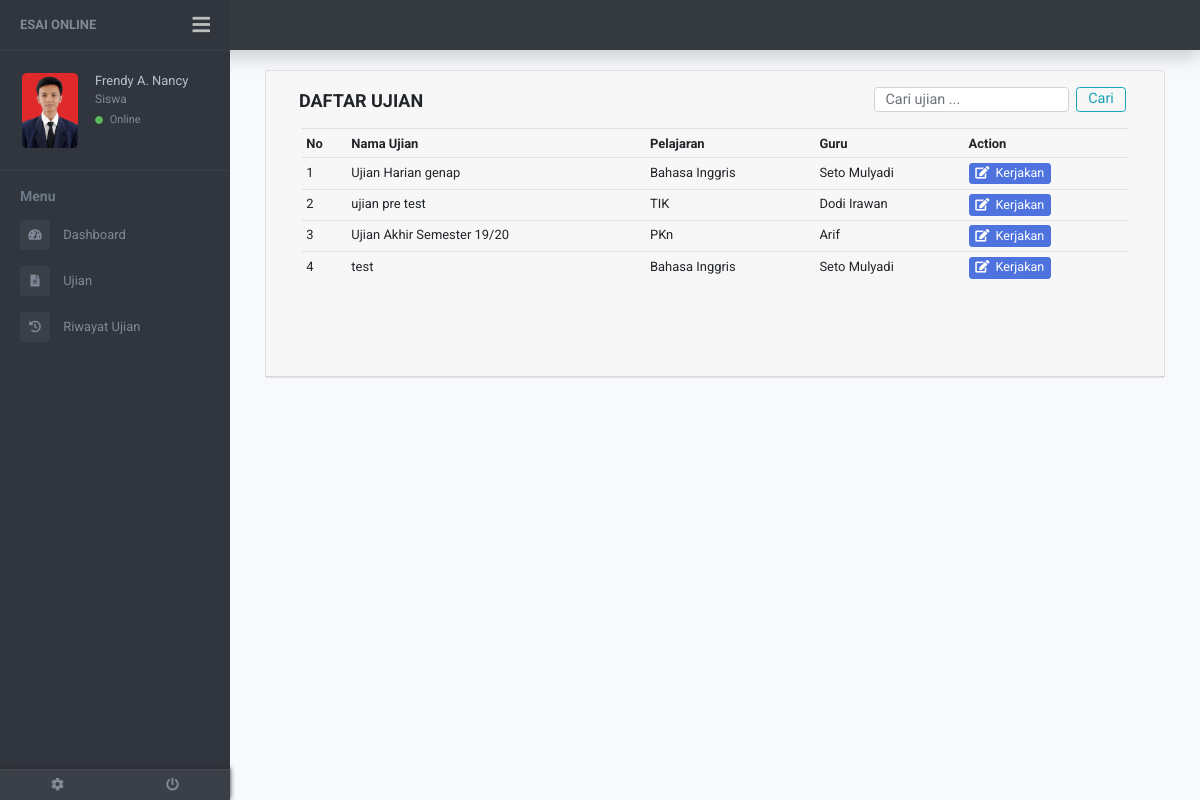
The page /siswa/indexsiswa.php?page=ujian (signed in) on the database its author committed.
### tables this page shows
CREATE TABLE `siswa` (
  `nis_siswa` int(30) NOT NULL,
  `nama_siswa` varchar(50) NOT NULL,
  `pass_siswa` text NOT NULL,
  `nama_kelas` varchar(30) NOT NULL,
  `foto_siswa` varchar(30) DEFAULT 'default.png'
);

CREATE TABLE `ujian` (
  `id_ujian` int(5) NOT NULL,
  `id_pelajaran` int(5) NOT NULL,
  `nama_ujian` varchar(30) NOT NULL,
  `nik_guru` varchar(30) NOT NULL,
  `token_ujian` varchar(6) NOT NULL,
  `aktif` int(1) NOT NULL
);

CREATE TABLE `pelajaran` (
  `id_pelajaran` int(5) NOT NULL,
  `nama_pelajaran` varchar(30) NOT NULL
);

CREATE TABLE `guru` (
  `nik_guru` varchar(30) NOT NULL,
  `nama_guru` varchar(50) NOT NULL,
  `pass_guru` text NOT NULL,
  `id_pelajaran` int(5) NOT NULL,
  `foto_guru` varchar(30) NOT NULL
);

### config/fungsi.php (called while the page is built, shortened)
<?php
function get_guru_from_id($id) {
	include 'koneksi.php';
	$sql = "SELECT nama_guru FROM guru where nik_guru='$id'";
	$rs = mysqli_query($koneksi, $sql);
	$dt = mysqli_fetch_array($rs);
	return $dt['nama_guru'];
}
function get_siswa_from_id($id) {
	include 'koneksi.php';
	$sql = "SELECT nama_siswa FROM siswa where nis_siswa='$id'";
	$rs = mysqli_query($koneksi, $sql);
	$dt = mysqli_fetch_array($rs);
	return $dt['nama_siswa'];
}
function get_foto_siswa_from_id($id) {
	include 'koneksi.php';
	$sql = "SELECT foto_siswa FROM siswa where nis_siswa='$id'";
	$rs = mysqli_query($koneksi, $sql);
	$dt = mysqli_fetch_array($rs);
	return $dt['foto_siswa'];
}
function get_pelajaran_from_id($id) {
	include 'koneksi.php';
	$sql = "SELECT nama_pelajaran FROM pelajaran where id_pelajaran='$id'";
	$rs = mysqli_query($koneksi, $sql);
	$dt = mysqli_fetch_array($rs);
	return $dt['nama_pelajaran'];
}
function cek_status_ujian_siswa($nis_siswa, $id_ujian) {
	include 'koneksi.php';
	$sql = "SELECT nis_siswa, id_ujian FROM hasil_ujian where nis_siswa = '$nis_siswa' AND id_ujian='$id_ujian'" ;
	$rs = mysqli_query($koneksi, $sql);
	if(mysqli_num_rows($rs)>0) {
		return 0;
	} else {
		return 1;
	}
}
if (isset($_POST['cariUjianSiswa'])) {
	$key = $_POST['txtCari'];
	$sql = "SELECT * from ujian where (nama_ujian like '%".$key."%')";
	$ujian_hasil = mysqli_query($koneksi, $sql) or exit("Error query : <b>".$sql."</b>.");
}
else
{
	$sql = "SELECT * from ujian ;";
	$ujian_hasil = mysqli_query($koneksi, $sql) or exit("Error query: <b>".$sql."</b>.");
}
?>

### siswa/ujian.php (the view, shortened to what this page needs)
<div class="container">
	<div class="card">
		<div class="card-header">
			<div class="container">
				<div class="row p-b-0">
					<div class="col-md-12 col-lg-8">
						<p class="p-t-5 title" align="left"><strong>DAFTAR UJIAN</strong></p>
					</div>
					<div class="col-md-12 col-lg-4 p-t-5">
						<form class="form-inline" action="indexsiswa.php?page=ujian" method="POST">
							<input class="form-control mr-sm-2 ht-25" name="txtCari" type="search" placeholder="Cari ujian ..." aria-label="Search">
							<button class="btn btn-outline-info my-2 ht-25 my-sm-0 p-t-0" name="cariUjianSiswa" type="submit">Cari</button>
						</form>
					</div>
				</div>
			</div>
			<div class="card-body p-t-0">
				<div class="row">
					<div class="col-lg-12 p-b-50 table-responsive">
						<table class="table table-sm w-full">
							<tr>
								<th>No</th>
								<th>Nama Ujian</th>
								<th>Pelajaran</th>
								<th>Guru</th>
								<th colspan="2">Action</th>
							</tr>
							<?php
							$no = 1;
							while($data = mysqli_fetch_assoc($ujian_hasil)){
								?>
								<tr class="text-middle">
									<td><?php echo $no++; ?></td>
									<td><?php echo $data['nama_ujian']; ?></td>
									<td><?php echo get_pelajaran_from_id($data['id_pelajaran']); ?></td>
									<td><?php echo get_guru_from_id($data['nik_guru']); ?></td>
									<td>
										<?php
										if (cek_status_ujian_siswa($_SESSION['iduser'], $data['id_ujian'])) {
											echo "<a href='#' type='button' class='btn btn-primary btn-xs text-none' data-toggle='modal' data-target='#token".$data['id_ujian']."'><i class='fa fa-pencil-square-o p-r-3' aria-hidden='true'></i>
											Kerjakan</a>";
										}else{
											echo "<a href='#' type='button' class='btn btn-primary btn-xs text-none' data-toggle='modal' data-target='#gagal'><i class='fa fa-pencil-square-o p-r-3' aria-hidden='true'></i>
											Kerjakan</a>";
										}
										?>
									</div>
							<?php
						}
						?>
				</div>
			</div>
		</div>
	</div>

### siswa/indexsiswa.php (shortened to what this page needs)
<?php
include "../config/koneksi.php";
include "../config/fungsi.php";
$id_user = $_SESSION['iduser'];
?>
<!DOCTYPE html>
<head>
	<link rel="stylesheet" href="../css/bootstrap.min.css"/>
	<link rel="stylesheet" href="../css/bootstrap.css"/>
	<link rel="stylesheet" href="../css/bootstrap-reboot.min.css"/>
	<link rel="stylesheet" href="../css/bootstrap-reboot.css"/>
	<link rel="stylesheet" href="../css/bootstrap-grid.css"/>
	<link rel="stylesheet" href="../css/bootstrap-grid.min.css"/>
	<link rel="stylesheet" href="../css/font-awesome.min.css"/>
	<link rel="stylesheet" href="../css/owl.carousel.css"/>
	<link rel="stylesheet" href="../css/style.css"/>
	<link rel="stylesheet" href="../css/animate.css"/>
	<link rel="stylesheet" href="../css/util.css"/>
	<link href="https://use.fontawesome.com/releases/v5.0.6/css/all.css" rel="stylesheet">
</head>
<body style="min-width: 768px">
	<div class="page-wrapper chiller-theme toggled">
		<nav class="navbar bg-dark navbar-dark container-fluid shadow-top" style="height: 50px;"></nav>
		<nav id="sidebar" class="sidebar-wrapper">
			<div class="sidebar-content">
				<div class="sidebar-brand">
					<a href="indexsiswa.php?page=home">Esai Online</a>
					<div id="close-sidebar">
						<i class="fas fa-bars"></i>
					</div>
				</div>
				<div class="sidebar-header">
					<div class="user-pic">
						<img class="img-responsive img-rounded" src="../img/siswa/<?php echo get_foto_siswa_from_id($id_user); ?>"
						alt="User picture">
					</div>
					<div class="user-info">
						<span class="user-name"><?php echo get_siswa_from_id($id_user); ?></span>
						<span class="user-role">Siswa</span>
						<span class="user-status">
							<i class="fa fa-circle"></i>
							<span>Online</span>
						</span>
					</div>
				</div>
				<div class="sidebar-menu">
					<ul>
						<li class="header-menu">
							<span>Menu</span>
						</li>
						<li>
							<a href="indexsiswa.php?page=home">
								<i class="fas fa-tachometer-alt"></i>
								<span>Dashboard</span>
							</a>
						</li>
						<li>
							<a href="indexsiswa.php?page=ujian">
								<i class="fa fa-file-text"></i>
								<span>Ujian</span>
							</a>
						<li>
							<a href="indexsiswa.php?page=riwayatujian">
								<i class="fas fa-history"></i>
								<span>Riwayat Ujian</span>
							</a>
						</li>
					</ul>
				</div>
			</div>
			<div class="sidebar-footer">
				<a href="indexsiswa.php?page=editprofil" >
					<i class="fa fa-cog"></i>
				</a>
				<a href="#" data-toggle="modal" data-target="#logout">
					<i class="fa fa-power-off"></i>
				</a>
			</div>
		</nav>
		<main class="page-content">
			<div class="container-fluid">
				<?php
				if (isset($_GET['page']))
				{
					if ($_GET['page'] == "")
					{
						include ("home.php");
					}
					else
					{
						include ($_GET['page'].".php");
					}
				}
				else
				{
					include ("home.php");
				}
				?>
</body>
</html>

### rows shown on the page
siswa: foto_siswa (picture), nama_siswa "Frendy A. Nancy"
ujian: nama_ujian "Ujian Harian genap", id_pelajaran.nama_pelajaran "Bahasa Inggris", nik_guru.nama_guru "Seto Mulyadi"
ujian: nama_ujian "ujian pre test", id_pelajaran.nama_pelajaran "TIK", nik_guru.nama_guru "Dodi Irawan", shows "Kerjakan"
ujian: nama_ujian "Ujian Akhir Semester 19/20", id_pelajaran.nama_pelajaran "PKn", nik_guru.nama_guru "Arif"
ujian: nama_ujian "test", id_pelajaran.nama_pelajaran "Bahasa Inggris", nik_guru.nama_guru "Seto Mulyadi"
